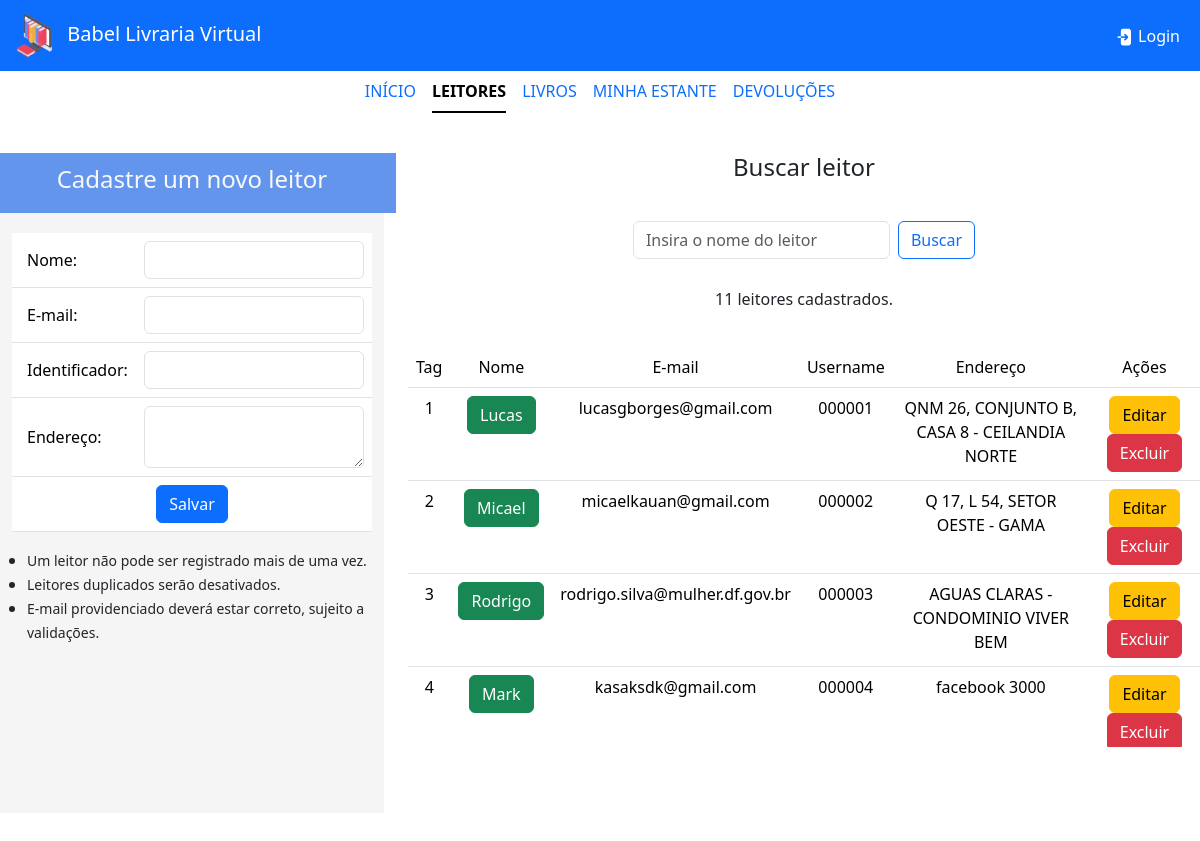
The app's page /leitores, older data.
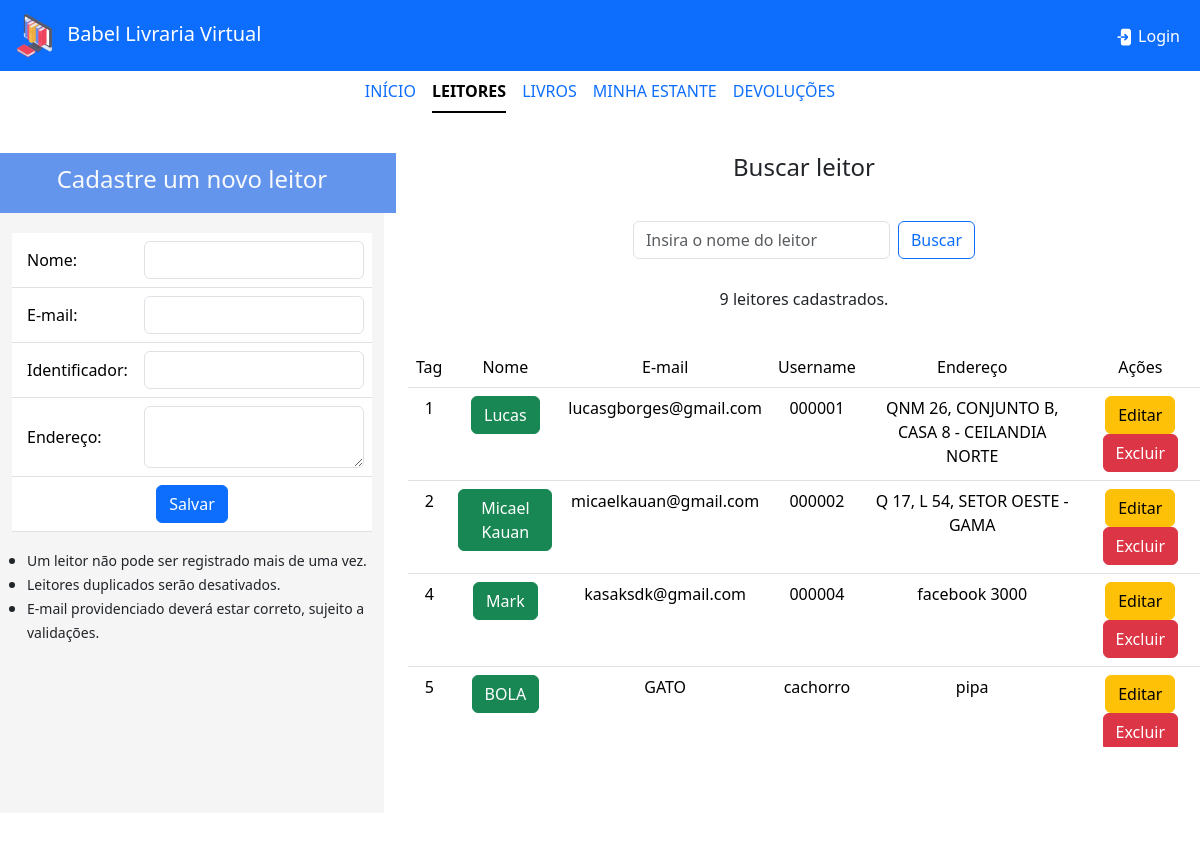
The same page, newer data.
### bliv_app/models.py (models this page shows, shortened)
class leitor(models.Model):
    reference_Id=models.CharField(max_length=200)
    nome_leitor=models.CharField(max_length=200)
    email_leitor=models.TextField(max_length=200)
    endereco_leitor=models.TextField()
    senha = models.CharField(max_length=16, default='12345678')
    active=models.BooleanField(default=True)

### bliv_app/views.py (the view)
# urls.py: path('leitores', aba_leitor),
def aba_leitor(request):
    if request.method=="GET":
        leitores = leitor.objects.all()
        return render(request, "leitores.html",
                    context={"current_tab": "leitores", "leitores":leitores}
                    )
    else:
        query = request.POST['query']
        leitores = leitor.objects.raw("select * from bliv_app_leitor where nome_leitor like '%" + query + "%'")
        return render(request, "leitores.html",
                    context={"current_tab": "leitores", "leitores":leitores}
                    )

### bliv_app/templates/leitores.html (shortened to what this page needs)
<!DOCTYPE html>
{% extends "index.html" %}
{% load static %}
{% block main_content %}
<div class="container-flex text-center justify-content-center align-items-center" style="padding-top:20px; margin-top:10px; vertical-align:middle;">
    <div class="row justify-content-center align-middle" style="margin-top:10px; height:60px;">
        <div class="col-md-4 text-light d-flex justify-content-center align-items-center" style="background-color:#6495ED;">
            <h4 style="">Cadastre um novo leitor</h4>
        </div>
        <div class="col-md-8">
            <h4>Buscar leitor</h4>
        </div>
    </div>
    <div class="row">
        <div class="col-md-4">
            <div class="container" style="overflow-y:auto; height:600px; background:#F5F5F5;">
                <form class="dflex" action="/leitores/add" method="POST">
                    <table class="table" style="margin-top:20px;">
                        <tr>
                            <td style="text-align:left; vertical-align:middle; padding-left: 15px;">Nome: </td>
                            <td><input type="text" class="form-control" name="nome" value="{{editar_leitor.nome_leitor}}"></input></td>
                        </tr>
                        <tr>
                            <td style="text-align:left; vertical-align:middle; padding-left: 15px;">E-mail: </td>
                            <td><input type="text" class="form-control" name="email" value="{{editar_leitor.email_leitor}}"></input></td>
                        </tr>
                        <tr>
                            <td style="text-align:left; vertical-align:middle; padding-left: 15px;">Identificador: </td>
                            <td><input type="text" class="form-control" name="ref_Id" value="{{editar_leitor.reference_Id}}"></input></td>
                        </tr>
                        <tr>
                            <td style="text-align:left; vertical-align:middle; padding-left: 15px;">Endereço: </td>
                            <td><textarea class="form-control" name="endereco">{{editar_leitor.endereco_leitor}}</textarea></td>
                        </tr>
                        <tr>
                            <td colspan="2">
                                <button class="btn btn-primary" type="submit">Salvar</button>
                            </td>
                        </tr>
                    </table>
                </form>
                <ul style="text-align: left; vertical-align:middle; padding-left: 15px;">
                    <li><small>Um leitor não pode ser registrado mais de uma vez.</small></li>
                    <li><small>Leitores duplicados serão desativados.</small></li>
                    <li><small>E-mail providenciado deverá estar correto, sujeito a validações.</small></li>
                </ul>
            </div>
        </div>
        <div class="col-md-8">
            <div class="row">
                <nav class="navbar bg-body-light">
                    <div class="container-fluid justify-content-center align-items-center">
                        <form class="d-flex" role="search" action="/leitores" method="POST">
                            <input class="form-control me-2" type="search" placeholder="Insira o nome do leitor" aria-label="Search" name="query" value="{{query}}">
                            <button class="btn btn-outline-primary" type="submit">Buscar</button>
                        </form>
                    </div>
                </nav>
            </div>
            <div class="row" style="margin-top:20px;">
                <p>{{leitores|length}} leitores cadastrados.</p>
            </div>
            <div class="row" style="margin-top:20px;">
                <div class="container" style="overflow-y: auto; height:400px;">
                    <table class="table table-hover">
                        <thead>
                            <tr>
                                <td>Tag</td>
                                <td>Nome</td>
                                <td>E-mail</td>
                                <td>Username</td>
                                <td>Endereço</td>
                                <td>Ações</td>
                            </tr>
                        </thead>
                        <tbody>
                            {% for leitor in leitores %}
                                <tr>
                                    <td>{{leitor.id}}</td>
                                    <td>
                                        {% if leitor.active %}
                                            <span class="btn btn-success">{{leitor.nome_leitor}}</span>
                                        {% else %}
                                            <span class="btn btn-secondary">{{leitor.nome_leitor}}</span>
                                        {% endif %}
                                    </td>
                                    <td>{{leitor.email_leitor}}</td>
                                    <td>{{leitor.reference_Id}}</td>
                                    <td>{{leitor.endereco_leitor}}</td>
                                    <td>
                                        <a href="{% url 'editar_leitor' leitor.id %}" class="btn btn-warning">Editar</a>
                                        <a href="{% url 'excluir_leitor' leitor.id %}" class="btn btn-danger" onclick="return confirm('Tem certeza que deseja excluir?');">Excluir</a>
                                    </td>
                                </tr>
                            {% endfor %}
                        </tbody>
                    </table>
                </div>
            </div>
        </div>
    </div>
</div>
{% endblock %}

### bliv_app/templates/index.html (shortened to what this page needs)
<!doctype html>
{% load static %}
<html lang="en">
    <head>
        <link href="https://cdn.jsdelivr.net/npm/bootstrap@5.3.3/dist/css/bootstrap.min.css" rel="stylesheet">
    </head>
    <body>
        <nav class="navbar navbar-expand-lg navbar-dark bg-primary">
            <div class="container-fluid">
                <a class="navbar-brand" href="/home">
                    <img src="{% static '/imagens/BLIV_LOGO.png' %}" alt="BLIV" height="45" style="margin-right: 5px;">
                    Babel Livraria Virtual
                </a>
                <div class="collapse navbar-collapse" id="navbarNav">
                    <ul class="navbar-nav ms-auto">
                        {% if user.is_authenticated %}
                            <li class="nav-item">
                                <a class="nav-link" style="color:white;" href="{% url 'logout' %}">
                                    <img src="{% static '/imagens/logout-icon.png' %}" alt="Logout" height="20" style="margin-right: 0px;">
                                    {{ user.username }} - Logout
                                </a>
                            </li>
                        {% else %}
                            <li class="nav-item">
                                <a class="nav-link" style="color:white;" href="{% url 'login' %}">
                                    <img src="{% static '/imagens/login-icon.png' %}" alt="Login" height="20" style="margin-right: 0px;">
                                    Login
                                </a>
                            </li>
                        {% endif %}
                    </ul>
                </div>
            </div>
        </nav>
                <div class="container-fluid d-flex justify-content-center align-items-center">
                    <ul class="nav nav-underline">
                        <li class="nav-item">
                            {% if current_tab == 'home'%}
                                <a class="nav-link active" aria-current="page" href="/home">INÍCIO</a>
                            {% else %}
                                <a class="nav-link " aria-current="page" href="/home">INÍCIO</a>
                            {% endif %}
                        </li>
                        <li class="nav-item">
                            {% if current_tab == 'leitores'%}
                                <a class="nav-link active" aria-current="page" href="/leitores">LEITORES</a>
                            {% else %}
                                <a class="nav-link " aria-current="page" href="/leitores">LEITORES</a>
                            {% endif %}
                        </li>
                        <li class="nav-item">
                            {% if current_tab == 'livros'%}
                                <a class="nav-link active" aria-current="page" href="/livros">LIVROS</a>
                            {% else %}
                                <a class="nav-link" aria-current="page" href="/livros">LIVROS</a>
                            {% endif %}
                        </li>
                        <li class="nav-item">
                            {% if current_tab == 'minha_estante'%}
                                <a class="nav-link active" aria-current="page" href="/minha_estante">MINHA ESTANTE</a>
                            {% else %}
                                <a class="nav-link" aria-current="page" href="/minha_estante">MINHA ESTANTE</a>
                            {% endif %}
                        </li>
                        <li class="nav-item">
                            {% if current_tab == 'devolucoes'%}
                                <a class="nav-link active" aria-current="page" href="/devolucoes">DEVOLUÇÕES</a>
                            {% else %}
                                <a class="nav-link" aria-current="page" href="/devolucoes">DEVOLUÇÕES</a>
                            {% endif %}
                        </li>
                    </ul>
        </div>
            {% block  main_content %}
            {% endblock %}
    </body>
</html>

Row changes from the older to the newer data that the page shows:
removed leitor: id "3", nome_leitor "Rodrigo", email_leitor "rodrigo.silva@mulher.df.gov.br", reference_Id "000003", endereco_leitor "AGUAS CLARAS - CONDOMINIO VIVER BEM"
changed leitor "micaelkauan@gmail.com": nome_leitor "Micael" → "Micael Kauan"
now on this page (row unchanged): leitor: id "5", nome_leitor "BOLA", email_leitor "GATO", reference_Id "cachorro", endereco_leitor "pipa"
Text that changed along with them:
{{ leitores|length }}: "11" → "9"
